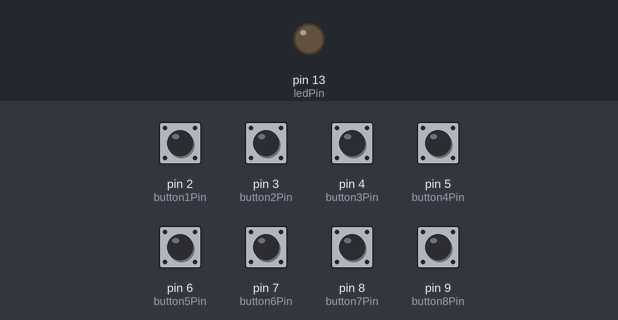
Recording of a sketch running on a simulated Arduino Uno, built with avr-gcc and run on an emulated ATmega328P. Parts: output pins drawn as LEDs (lit = HIGH). Inputs (shaded band) come from the test bench; at power-on: pin 2 (button1Pin), pin 3 (button2Pin), pin 4 (button3Pin), pin 5 (button4Pin), pin 6 (button5Pin), pin 7 (button6Pin), pin 8 (button7Pin), pin 9 (button8Pin) HIGH. What the sketch prints to the serial monitor is not drawn.

Above: at 1.2 s.
1.3 s: pin 2 (button1Pin) pulled LOW for 0.15 s
At 1.4 s:
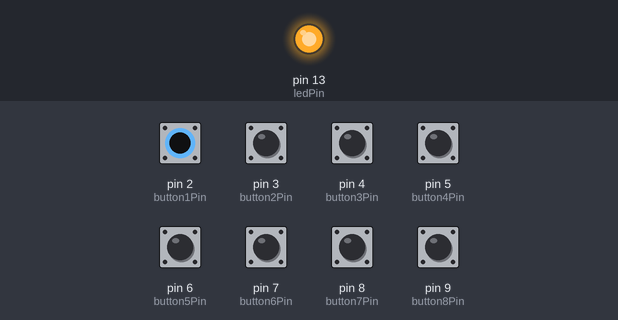
2.9 s: pin 3 (button2Pin) pulled LOW for 0.15 s
At 3.6 s:
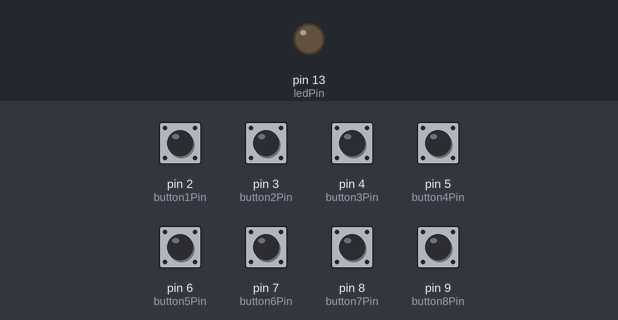
5.1 s: pin 4 (button3Pin) pulled LOW for 0.15 s
At 5.9 s:
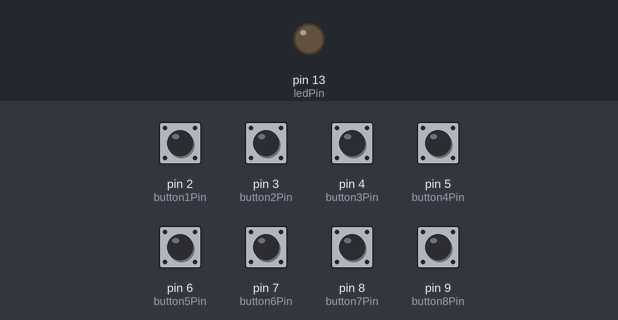
6.9 s: pin 5 (button4Pin) pulled LOW for 0.15 s
At 7.5 s:
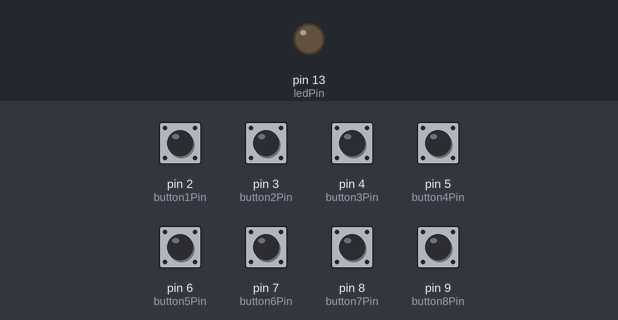
8.7 s: pin 6 (button5Pin) pulled LOW for 0.15 s
At 9.3 s:
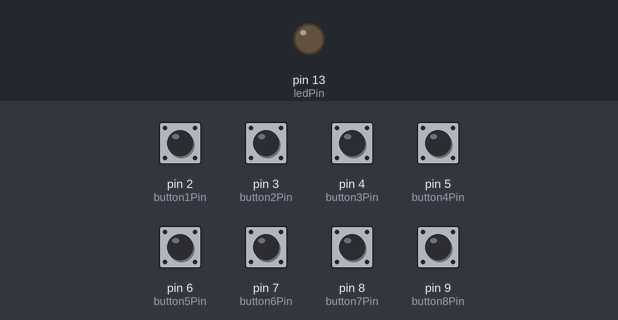
10.6 s: pin 7 (button6Pin) pulled LOW for 0.15 s
At 11.8 s:
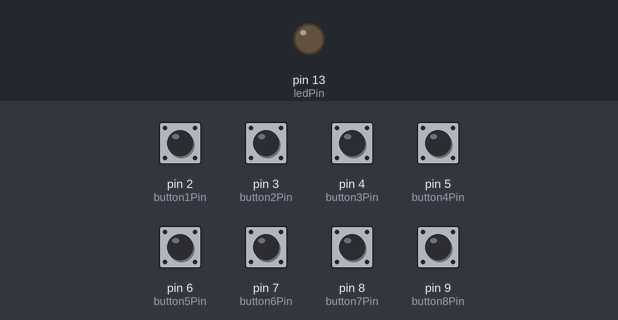
Timing chart, 0 to 13.4 s (numbered marks = the images above; inputs shaded):
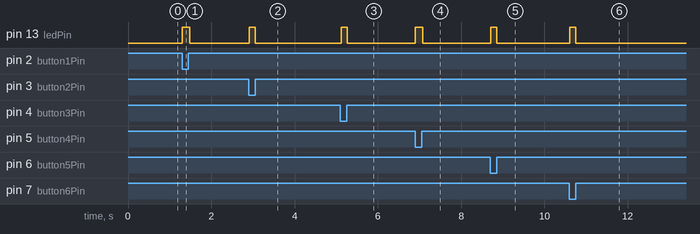

The sketch:

M1_D_controller.ino
```cpp
const int button1Pin=2;
const int button2Pin=3;
const int button3Pin=4;
const int button4Pin=5;
const int button5Pin=6;
const int button6Pin=7;
const int button7Pin=8;
const int button8Pin=9;
const int ledPin = 13;

int i=0;
int counter=0;
byte lf[7]={0xFF,0x01,0x00,0x04,0x3F,0x00,0x44};
byte rf[7]={0xFF,0x01,0x00,0x02,0x3F,0x00,0x42};
byte tuf[7]={0xFF,0x01,0x00,0x08,0x00,0x3F,0x48};
byte tdf[7]={0xFF,0x01,0x00,0x10,0x00,0x3F,0x50};
byte vts[7]={0xFF,0x01,0x01,0x00,0x00,0x00,0x02};
byte ccp[7]={0xFF,0x01,0x04,0x00,0x00,0x00,0x05};
byte zos[7]={0xFF,0x01,0x00,0x40,0x00,0x01,0x42};
byte zis[7]={0xFF,0x01,0x00,0x20,0x00,0x01,0x22};
byte cs[7]={0xFF,0x01,0x00,0x07,0x00,0x63,0x6b}; //access menu
byte alp[7]= {0xFF,0x01,0x00,0x80,0x00,0x00,0x81};
byte ir[7]= {0xFF,0x01,0x04,0x00,0x00,0x00,0x05};
byte io[7]= {0xFF,0x01,0x02,0x00,0x00,0x00,0x03};

void setup()
{
  pinMode(button1Pin, INPUT);
  pinMode(button2Pin, INPUT);
  pinMode(button3Pin, INPUT);
  pinMode(button4Pin, INPUT);
  pinMode(button5Pin, INPUT);
  pinMode(button6Pin, INPUT);
  pinMode(button7Pin, INPUT);
  pinMode(button8Pin, INPUT);
  pinMode(ledPin, OUTPUT);
  Serial.begin(2400);
}

void loop()
{
  int buttonstate= digitalRead(button1Pin);
  int buttonstate2= digitalRead(button2Pin);
  int buttonstate3= digitalRead(button3Pin);
  int buttonstate4= digitalRead(button4Pin);
  int buttonstate5= digitalRead(button5Pin);
  int buttonstate6= digitalRead(button6Pin);
  int buttonstate7= digitalRead(button7Pin);
  int buttonstate8= digitalRead(button8Pin);

  if(buttonstate==LOW)
  {
    digitalWrite(ledPin, HIGH);
    while(counter<7)
    {
      Serial.write(lf[counter]);
      counter+=1;
    }
    counter=0;
  }
  else if(buttonstate2==LOW)
  {
    digitalWrite(ledPin, HIGH);
    while(counter<7)
    {
      Serial.write(tuf[counter]);
      counter+=1;
    }
    counter=0;
  }
  else if(buttonstate3==LOW)
  {
    digitalWrite(ledPin, HIGH);
    while(counter<7)
    {
      Serial.write(rf[counter]);
      counter+=1;
    }
    counter=0;
  }
  else if(buttonstate4==LOW)
  {
    digitalWrite(ledPin, HIGH);
    while(counter<7)
    {
      Serial.write(tdf[counter]);
      counter+=1;
    }
    counter=0;
  }
  else if(buttonstate5==LOW)
  {
    digitalWrite(ledPin, HIGH);
    while(counter<7)
    {
      Serial.write(io[counter]);
      counter+=1;
    }
    counter=0;
  }

  else if(buttonstate6==LOW)
  {
    digitalWrite(ledPin, HIGH);
    while(counter<7)
    {
      Serial.write(ccp[counter]);
      counter+=1;
    }
    counter=0;
  }

  else if(buttonstate7==LOW)
  {
    digitalWrite(ledPin, HIGH);
    while(counter<7)
    {
      Serial.write(cs[counter]);
      counter+=1;
    }
    counter=0;
  }
  else if(buttonstate8==LOW)
  {
    digitalWrite(ledPin, HIGH);
    while(counter<7)
    {
      Serial.write(ir[counter]);
      counter+=1;
    }
    counter=0;
  }

  else
  {
    digitalWrite(ledPin, LOW);
    Serial.write(0xFF);
    Serial.write(0x01);
    Serial.write(0x00);
    Serial.write(0x00);
    Serial.write(0x00);
    Serial.write(0x00);
    Serial.write(0x01);

  }
}
```

Measured:
- after the input at 1.3 s, pin 13 (ledPin): LOW → HIGH at once, → LOW 0.17 s later
- after the input at 2.9 s, pin 13 (ledPin): LOW → HIGH at once, → LOW 0.15 s later
- after the input at 5.1 s, pin 13 (ledPin): LOW → HIGH at once, → LOW 0.15 s later
- after the input at 6.9 s, pin 13 (ledPin): LOW → HIGH at once, → LOW 0.17 s later
- after the input at 8.7 s, pin 13 (ledPin): LOW → HIGH at once, → LOW 0.15 s later
- after the input at 10.6 s, pin 13 (ledPin): LOW → HIGH at once, → LOW 0.15 s later
